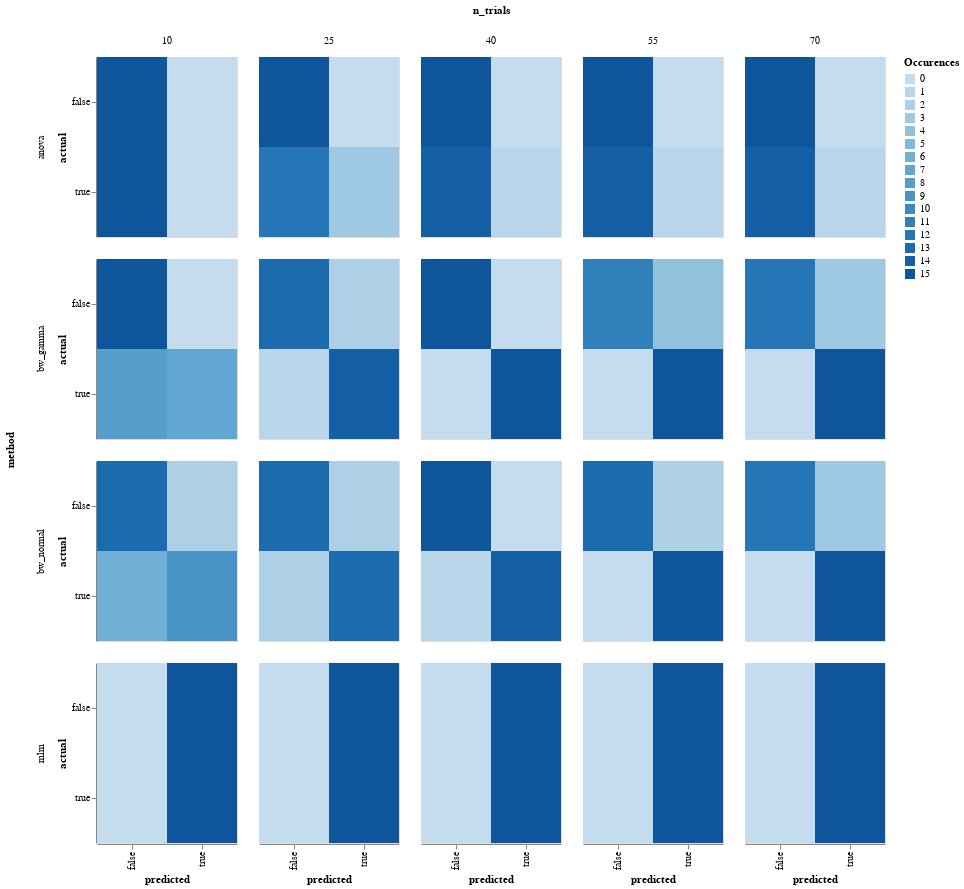

Notebook source saved alongside this figure:
### Code cell
model_comparison.plot_confusion(
    model_comparison.make_confusion_matrix(reslog, ('method', 'y', 'randomness', 'n_trials')
                                           )).properties(width=140).facet(row='method', column='n_trials')
# NBVAL_SKIP

### Figure 1 — Vega-Lite specification as saved in the notebook (floating-point values rounded to 4 significant figures; data arrays with more than 128 entries replaced by an {"elided": "..."} marker saying what was removed)
{"config": {"view": {"continuousWidth": 400, "continuousHeight": 300}}, "data": {"name": "data-3bf6a80213052a0aea70e38f2cc6aef5"}, "facet": {"column": {"type": "quantitative", "field": "n_trials"}, "row": {"type": "nominal", "field": "method"}}, "spec": {"mark": "rect", "encoding": {"color": {"type": "ordinal", "field": "Occurences"}, "x": {"type": "nominal", "field": "predicted"}, "y": {"type": "nominal", "field": "actual"}}, "height": 180, "width": 140}, "$schema": "https://vega.github.io/schema/vega-lite/v4.8.1.json", "datasets": {"data-3bf6a80213052a0aea70e38f2cc6aef5": {"elided": "240 records"}}}
